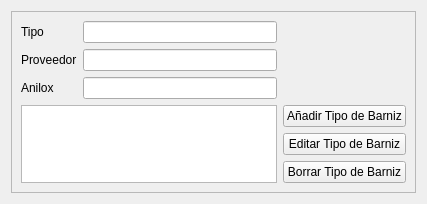
                    <widget class="QWidget" name="tabTipoBarniz_2">
                     <attribute name="title">
                      <string>Tipo de Barniz</string>
                     </attribute>
                     <layout class="QGridLayout" name="gridLayout_36">
                      <item row="0" column="0" colspan="2">
                       <widget class="QFrame" name="frame_3">
                        <property name="frameShape">
                         <enum>QFrame::StyledPanel</enum>
                        </property>
                        <property name="frameShadow">
                         <enum>QFrame::Raised</enum>
                        </property>
                        <layout class="QGridLayout" name="gridLayout_37">
                         <item row="0" column="0">
                          <widget class="QLabel" name="lblTipoTBarniz_2">
                           <property name="text">
                            <string>Tipo</string>
                           </property>
                          </widget>
                         </item>
                         <item row="0" column="1">
                          <widget class="QLineEdit" name="leTipoTBarnizMod"/>
                         </item>
                         <item row="1" column="0">
                          <widget class="QLabel" name="lblProveedorTBarniz_2">
                           <property name="text">
                            <string>Proveedor</string>
                           </property>
                          </widget>
                         </item>
                         <item row="1" column="1">
                          <widget class="QLineEdit" name="leProveedorTBarnizMod"/>
                         </item>
                         <item row="2" column="0">
                          <widget class="QLabel" name="lblAniloxTBarniz_2">
                           <property name="text">
                            <string>Anilox</string>
                           </property>
                          </widget>
                         </item>
                         <item row="2" column="1">
                          <widget class="QLineEdit" name="leAniloxTBarnizMod"/>
                         </item>
                         <item row="5" column="3">
                          <widget class="QPushButton" name="pbEditarTBarnizMod">
                           <property name="text">
                            <string>Editar Tipo de Barniz</string>
                           </property>
                          </widget>
                         </item>
                         <item row="6" column="3">
                          <widget class="QPushButton" name="pbBorrarTBarnizMod">
                           <property name="text">
                            <string>Borrar Tipo de Barniz</string>
                           </property>
                          </widget>
                         </item>
                         <item row="4" column="3">
                          <widget class="QPushButton" name="pbAniadirTBarnizMod">
                           <property name="text">
                            <string>Añadir Tipo de Barniz</string>
                           </property>
                          </widget>
                         </item>
                         <item row="4" column="0" rowspan="3" colspan="2">
                          <widget class="QTableView" name="viewTipoBarniz"/>
                         </item>
                        </layout>
                       </widget>
                      </item>
                     </layout>
                    </widget>
